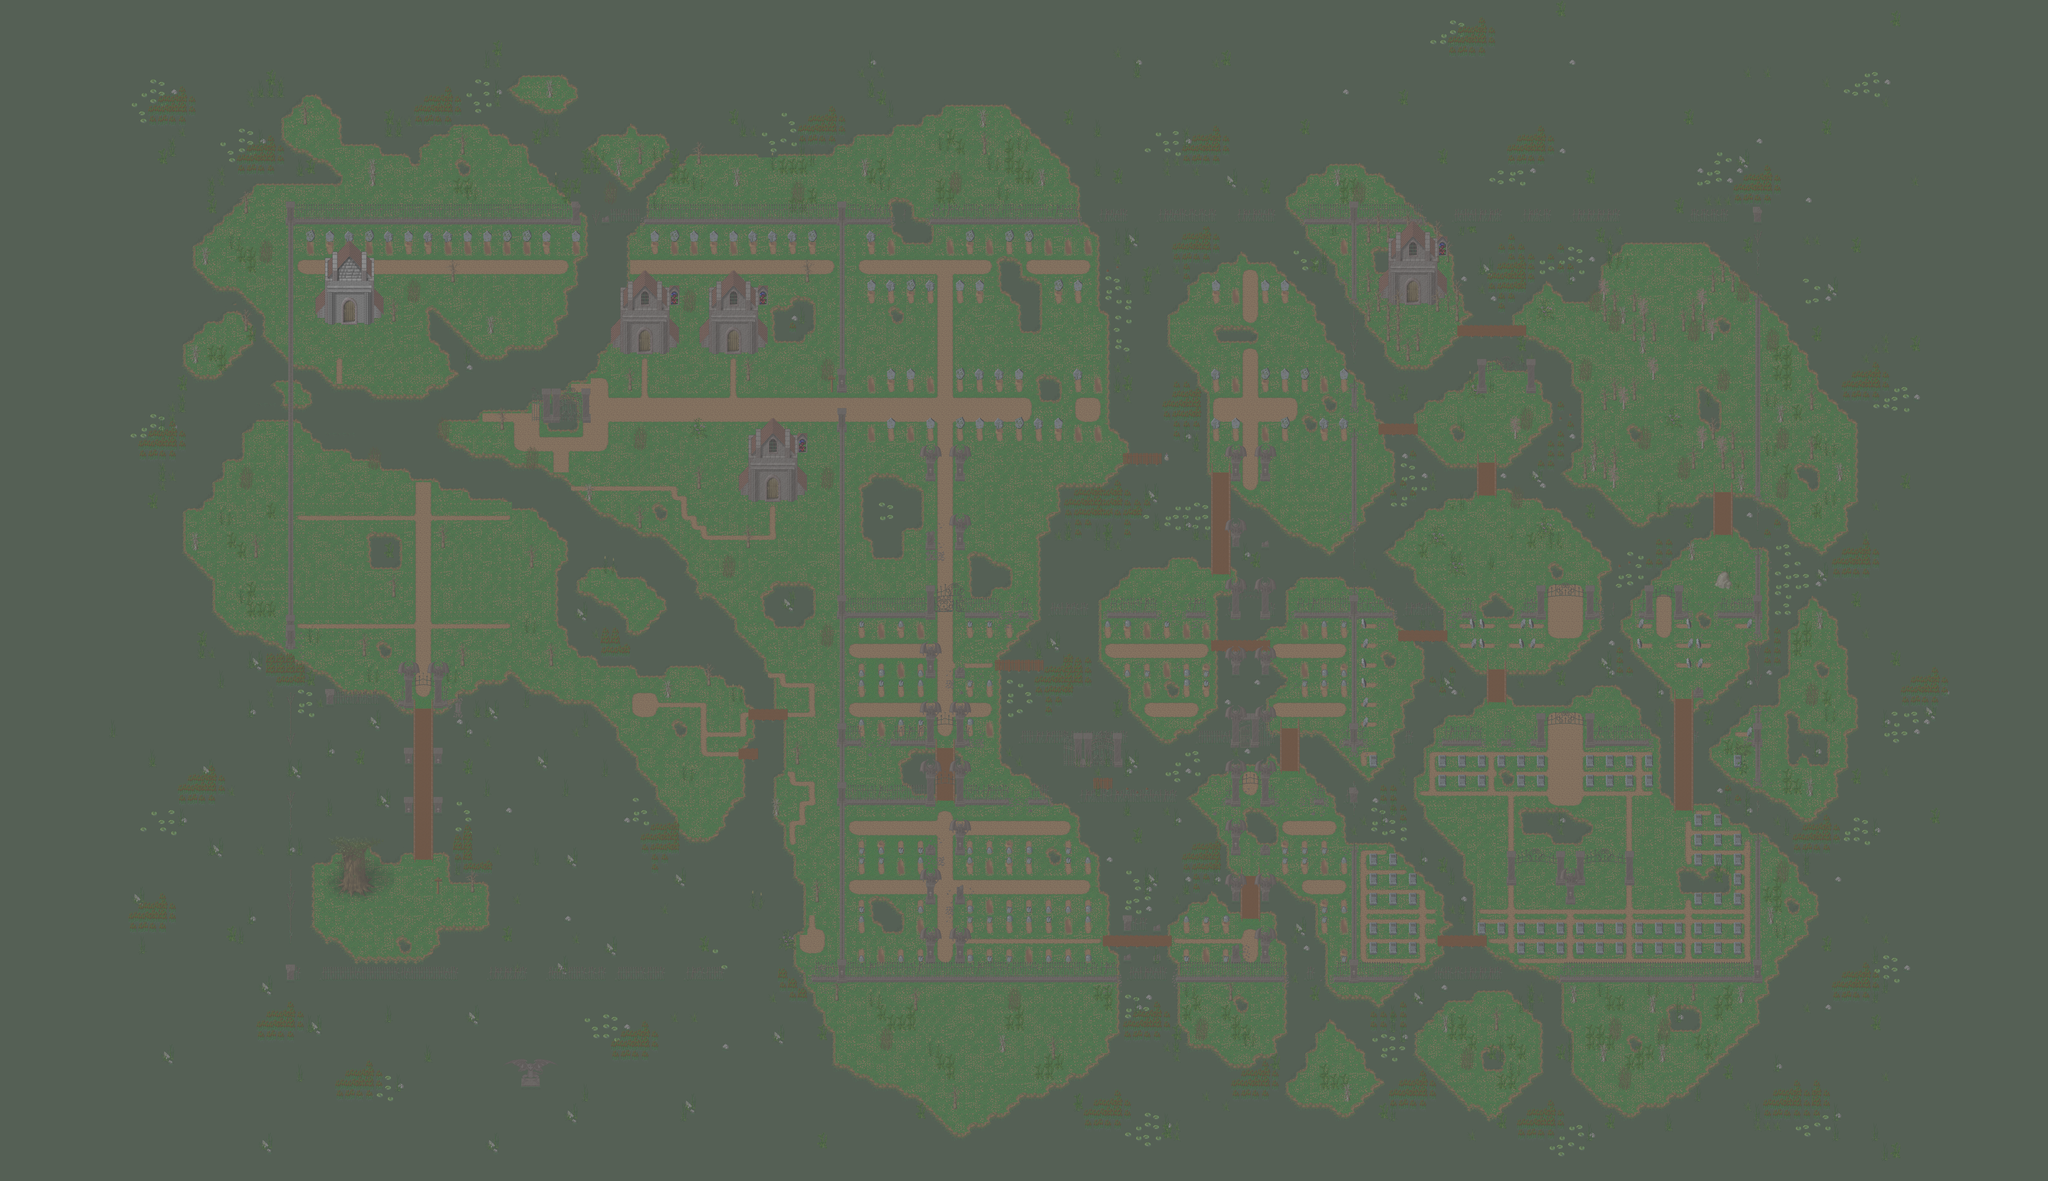

Tiled map render using the project's own tile images. Description and the map definition, with tile-layer contents summarised, below:
An orthogonal 208x120 tile map with 32x32 px tiles, 6 tile layers (Ground, Ground2, Ground3, Fringe, ...), 2 hidden layers not drawn, 11 tilesets and 18 objects (13x particle_effect, 4x fixme, warp).

<map version="1.4" tiledversion="1.4.1" orientation="orthogonal" renderorder="right-down" compressionlevel="0" width="208" height="120" tilewidth="32" tileheight="32" infinite="0" nextlayerid="11" nextobjectid="41">
 <properties>
  <property name="background0image" value="graphics/images/spit23loginwallpaper_800x600.png" />
  <property name="author" value="TMW, Saulc" />
  <property name="license" value="CC BY-SA 3.0" />
  <property name="manaplus version" value="2" />
  <property name="minimap" value="graphics/minimaps/029-6.png" />
  <property name="music" value="sidequests.ogg" />
  <property name="name" value="Somewhere Strange" />
  <property name="overlay0image" value="graphics/images/ambient/rain.png" />
  <property name="overlay0parallax" value="1.0" />
  <property name="overlay0scrollX" value="-0.7" />
  <property name="overlay0scrollY" value="5" />
  <property name="overlay1image" value="graphics/images/ambient/spotlight.png" />
  <property name="overlay1keepratio" value="true" />
  <property name="overlay2image" value="graphics/images/ambient/fog.png" />
  <property name="overlay2parallax" value="0.5" />
  <property name="overlay2scrollX" value="-0.75" />
  <property name="overlay2scrollY" value="-0.25" />
 </properties>
 <tileset firstgid="1" name="collision" tilewidth="32" tileheight="32" tilecount="9" columns="3">
  <image source="../graphics/tilesets/collision.png" width="96" height="96" />
 </tileset>
 <tileset firstgid="10" name="woodland_swamp" tilewidth="32" tileheight="32" tilecount="256" columns="16">
  <image source="../graphics/tilesets/woodland_swamp.png" width="512" height="512" />
  <tile id="69">
   <properties>
    <property name="animation-delay0" value="32" />
    <property name="animation-delay1" value="37" />
    <property name="animation-delay2" value="33" />
    <property name="animation-delay3" value="38" />
    <property name="animation-delay4" value="40" />
    <property name="animation-frame0" value="112" />
    <property name="animation-frame1" value="113" />
    <property name="animation-frame2" value="114" />
    <property name="animation-frame3" value="115" />
    <property name="animation-frame4" value="116" />
   </properties>
   <animation>
    <frame tileid="112" duration="320" />
    <frame tileid="113" duration="370" />
    <frame tileid="114" duration="330" />
    <frame tileid="115" duration="380" />
    <frame tileid="116" duration="400" />
   </animation>
  </tile>
  <tile id="71">
   <properties>
    <property name="animation-delay0" value="1200" />
    <property name="animation-delay1" value="3" />
    <property name="animation-delay10" value="3" />
    <property name="animation-delay11" value="3" />
    <property name="animation-delay12" value="3" />
    <property name="animation-delay13" value="3" />
    <property name="animation-delay2" value="3" />
    <property name="animation-delay3" value="3" />
    <property name="animation-delay4" value="3" />
    <property name="animation-delay5" value="3" />
    <property name="animation-delay6" value="3" />
    <property name="animation-delay7" value="3" />
    <property name="animation-delay8" value="3" />
    <property name="animation-delay9" value="3" />
    <property name="animation-frame0" value="144" />
    <property name="animation-frame1" value="145" />
    <property name="animation-frame10" value="148" />
    <property name="animation-frame11" value="146" />
    <property name="animation-frame12" value="147" />
    <property name="animation-frame13" value="148" />
    <property name="animation-frame2" value="146" />
    <property name="animation-frame3" value="147" />
    <property name="animation-frame4" value="148" />
    <property name="animation-frame5" value="147" />
    <property name="animation-frame6" value="146" />
    <property name="animation-frame7" value="147" />
    <property name="animation-frame8" value="146" />
    <property name="animation-frame9" value="147" />
   </properties>
   <animation>
    <frame tileid="144" duration="12000" />
    <frame tileid="145" duration="30" />
    <frame tileid="146" duration="30" />
    <frame tileid="147" duration="30" />
    <frame tileid="148" duration="30" />
    <frame tileid="147" duration="30" />
    <frame tileid="146" duration="30" />
    <frame tileid="147" duration="30" />
    <frame tileid="146" duration="30" />
    <frame tileid="147" duration="30" />
    <frame tileid="148" duration="30" />
    <frame tileid="146" duration="30" />
    <frame tileid="147" duration="30" />
    <frame tileid="148" duration="30" />
   </animation>
  </tile>
  <tile id="85">
   <properties>
    <property name="animation-delay0" value="40" />
    <property name="animation-delay1" value="42" />
    <property name="animation-delay2" value="45" />
    <property name="animation-delay3" value="42" />
    <property name="animation-delay4" value="40" />
    <property name="animation-frame0" value="128" />
    <property name="animation-frame1" value="129" />
    <property name="animation-frame2" value="130" />
    <property name="animation-frame3" value="131" />
    <property name="animation-frame4" value="132" />
   </properties>
   <animation>
    <frame tileid="128" duration="400" />
    <frame tileid="129" duration="420" />
    <frame tileid="130" duration="450" />
    <frame tileid="131" duration="420" />
    <frame tileid="132" duration="400" />
   </animation>
  </tile>
  <tile id="86">
   <properties>
    <property name="animation-delay0" value="25" />
    <property name="animation-delay1" value="27" />
    <property name="animation-delay2" value="24" />
    <property name="animation-delay3" value="27" />
    <property name="animation-delay4" value="28" />
    <property name="animation-frame0" value="96" />
    <property name="animation-frame1" value="97" />
    <property name="animation-frame2" value="98" />
    <property name="animation-frame3" value="99" />
    <property name="animation-frame4" value="100" />
   </properties>
   <animation>
    <frame tileid="96" duration="250" />
    <frame tileid="97" duration="270" />
    <frame tileid="98" duration="240" />
    <frame tileid="99" duration="270" />
    <frame tileid="100" duration="280" />
   </animation>
  </tile>
 </tileset>
 <tileset firstgid="266" name="woodland_ground" tilewidth="32" tileheight="32" tilecount="256" columns="16">
  <image source="../graphics/tilesets/woodland_ground.png" width="512" height="512" />
 </tileset>
 <tileset firstgid="522" name="woodland_graveyard_ground" tilewidth="32" tileheight="32" tilecount="64" columns="16">
  <image source="../graphics/tilesets/woodland_graveyard_ground.png" width="512" height="128" />
 </tileset>
 <tileset firstgid="586" name="woodland_graveyard_x3" tilewidth="32" tileheight="96" tilecount="80" columns="16">
  <image source="../graphics/tilesets/woodland_graveyard_x3.png" width="512" height="480" />
 </tileset>
 <tileset firstgid="666" name="woodland_x2" tilewidth="32" tileheight="64" tilecount="32" columns="16">
  <image source="../graphics/tilesets/woodland_x2.png" width="512" height="128" />
 </tileset>
 <tileset firstgid="698" name="woodland_x3" tilewidth="32" tileheight="96" tilecount="32" columns="16">
  <image source="../graphics/tilesets/woodland_x3.png" width="512" height="192" />
 </tileset>
 <tileset firstgid="730" name="woodland_graveyard_x4" tilewidth="32" tileheight="128" tilecount="48" columns="24">
  <image source="../graphics/tilesets/woodland_graveyard_x4.png" width="768" height="256" />
 </tileset>
 <tileset firstgid="778" name="woodland_x5" tilewidth="32" tileheight="160" tilecount="15" columns="15">
  <image source="../graphics/tilesets/woodland_x5.png" width="480" height="160" />
 </tileset>
 <tileset firstgid="793" name="woodland_x8" tilewidth="32" tileheight="256" tilecount="16" columns="16">
  <image source="../graphics/tilesets/woodland_x8.png" width="512" height="256" />
 </tileset>
 <tileset firstgid="809" name="woodland_graveyard_crypt_x9" tilewidth="32" tileheight="288" tilecount="14" columns="14">
  <image source="../graphics/tilesets/woodland_graveyard_crypt.png" width="448" height="288" />
 </tileset>
 <layer id="1" name="Ground" width="208" height="120">
  <data>[24960 cells, 24960 non-empty, 73 distinct tile ids]</data>
 </layer>
 <layer id="2" name="Ground2" width="208" height="120">
  <data>[24960 cells, 2514 non-empty, 104 distinct tile ids]</data>
 </layer>
 <layer id="3" name="Ground3" width="208" height="120">
  <data>[24960 cells, 158 non-empty, 15 distinct tile ids]</data>
 </layer>
 <layer id="4" name="Fringe" width="208" height="120">
  <data>[24960 cells, 1152 non-empty, 110 distinct tile ids]</data>
 </layer>
 <layer id="5" name="Over" width="208" height="120">
  <data>[24960 cells, 110 non-empty, 12 distinct tile ids]</data>
 </layer>
 <layer id="6" name="Over2" width="208" height="120">
  <data>[24960 cells, 24960 non-empty, 1 distinct tile ids]</data>
 </layer>
 <layer id="7" name="Collision" width="208" height="120" visible="0">
  <data>[24960 cells, 19650 non-empty, 2 distinct tile ids]</data>
 </layer>
 <layer id="9" name="Heights" width="208" height="120" visible="0">
  <data>[24960 cells, 0 non-empty, 0 distinct tile ids]</data>
 </layer>
 <objectgroup color="#ffff00" id="10" name="Margin" visible="0">
  <object id="37" name="margin" type="fixme" x="0" y="736" width="960" height="640" />
  <object id="38" name="margin" type="fixme" x="960" y="96" width="960" height="640" />
  <object id="39" name="margin" type="fixme" x="4736" y="3168" width="960" height="640" />
  <object id="40" name="margin" type="fixme" x="5696" y="2528" width="960" height="640" />
 </objectgroup>
 <objectgroup id="8" name="Objects" visible="0">
  <object id="8" name="graphics/particles/lightning-map.xml" type="particle_effect" x="1344" y="1824" width="128" height="96" />
  <object id="9" name="graphics/particles/lightning-map.xml" type="particle_effect" x="2656" y="1824" width="128" height="96" />
  <object id="10" name="graphics/particles/lightning-map.xml" type="particle_effect" x="2656" y="2624" width="128" height="96" />
  <object id="20" name="graphics/particles/lightning-map.xml" type="particle_effect" x="5024" y="2688" width="128" height="96" />
  <object id="21" name="graphics/particles/lightning-map.xml" type="particle_effect" x="5024" y="1248" width="128" height="96" />
  <object id="22" name="graphics/particles/lightning-map.xml" type="particle_effect" x="1216" y="2880" width="128" height="96" />
  <object id="23" name="graphics/particles/lightning-map.xml" type="particle_effect" x="1312" y="672" width="128" height="96" />
  <object id="24" name="graphics/particles/lightning-map.xml" type="particle_effect" x="2656" y="960" width="128" height="96" />
  <object id="25" name="graphics/particles/lightning-map.xml" type="particle_effect" x="3904" y="896" width="128" height="96" />
  <object id="26" name="graphics/particles/lightning-map.xml" type="particle_effect" x="3968" y="1792" width="128" height="96" />
  <object id="27" name="graphics/particles/lightning-map.xml" type="particle_effect" x="3904" y="2592" width="128" height="96" />
  <object id="28" name="graphics/particles/lightning-map.xml" type="particle_effect" x="5120" y="928" width="128" height="96" />
  <object id="29" name="graphics/particles/lightning-map.xml" type="particle_effect" x="5088" y="1792" width="128" height="96" />
  <object id="36" name="Exit" type="warp" x="4576" y="960" width="32" height="32">
   <properties>
    <property name="dest_map" value="029-5" />
    <property name="dest_x" value="70" />
    <property name="dest_y" value="26" />
   </properties>
  </object>
 </objectgroup>
</map>
